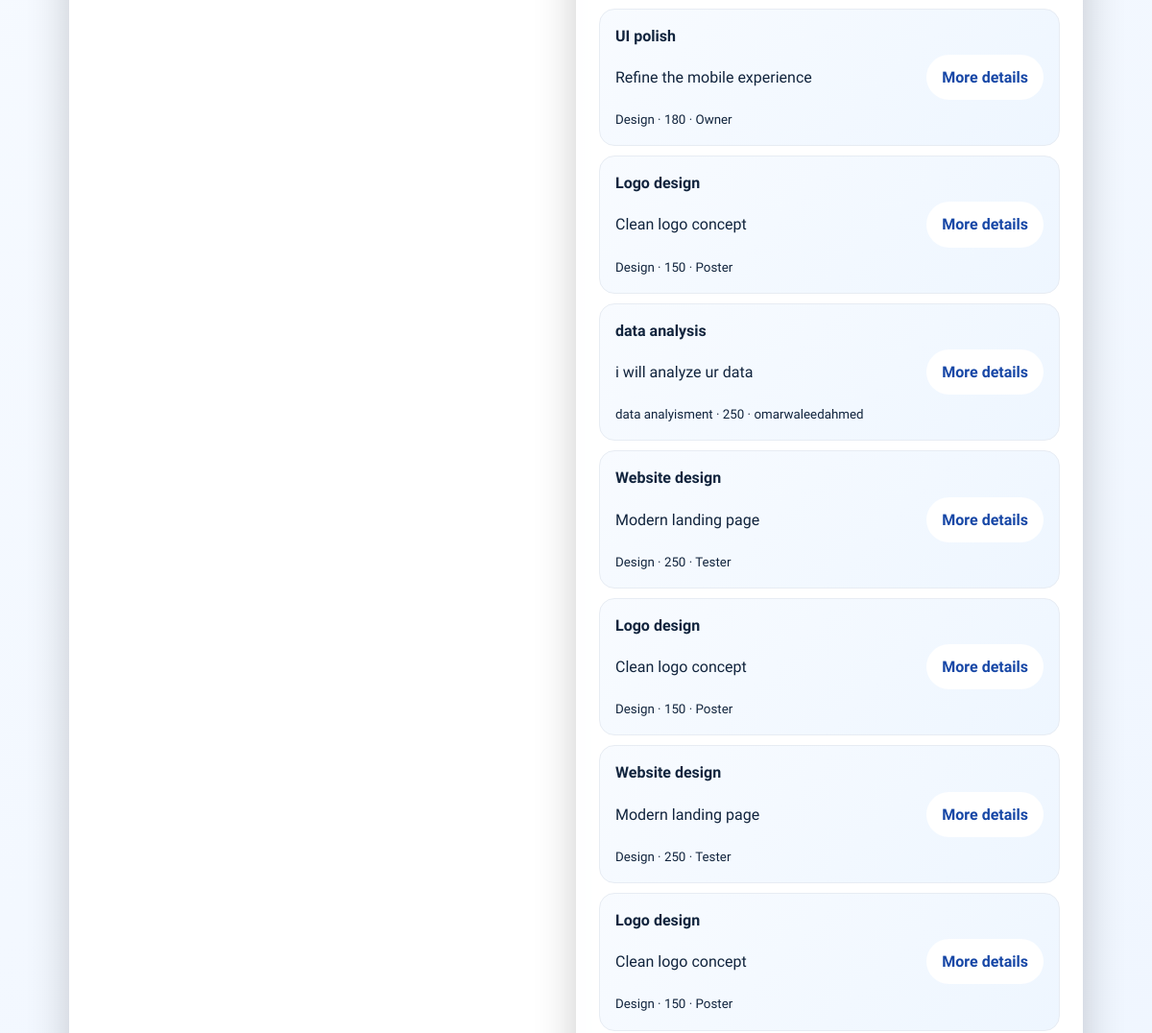
Page /jobs (signed in, middle part) on the earlier database version.
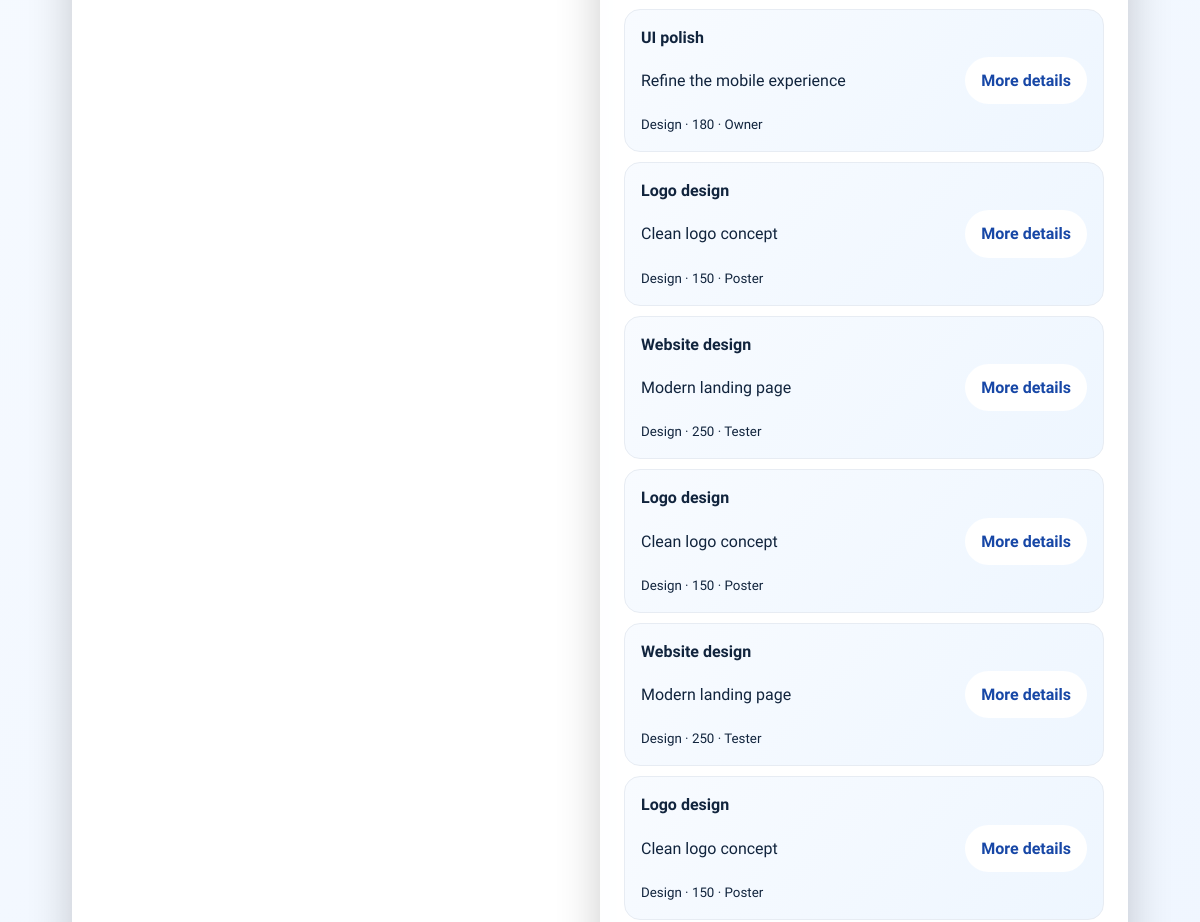
Same page on the later database version.
### tables this page shows
CREATE TABLE jobs (
                id INTEGER PRIMARY KEY AUTOINCREMENT,
                user_id INTEGER NOT NULL,
                title TEXT NOT NULL,
                description TEXT NOT NULL,
                category TEXT NOT NULL,
                budget TEXT,
                location TEXT,
                created_at TEXT NOT NULL DEFAULT CURRENT_TIMESTAMP, views_count INTEGER NOT NULL DEFAULT 0,
                FOREIGN KEY(user_id) REFERENCES users(id) ON DELETE CASCADE
            );

CREATE TABLE users (
                id INTEGER PRIMARY KEY AUTOINCREMENT,
                username TEXT UNIQUE NOT NULL,
                email TEXT UNIQUE NOT NULL,
                password_hash TEXT NOT NULL,
                role TEXT NOT NULL DEFAULT 'freelancer',
                full_name TEXT,
                is_admin INTEGER NOT NULL DEFAULT 0,
                is_verified INTEGER NOT NULL DEFAULT 0,
                language TEXT NOT NULL DEFAULT 'ar',
                created_at TEXT NOT NULL DEFAULT CURRENT_TIMESTAMP
            , looking_for TEXT, visit_count INTEGER NOT NULL DEFAULT 0, is_banned INTEGER NOT NULL DEFAULT 0, google_id TEXT, email_verified INTEGER NOT NULL DEFAULT 0);

### website/views.py (the view, shortened to what this page needs)
@views.route('/jobs', methods=['GET', 'POST'])
@login_required
def jobs():
    user = get_user_by_id(session['user_id'])
    if not user or user['is_admin']:
        return redirect(url_for('views.admin'))
    job_list = get_all_jobs()
    context = build_context()
    context.update({'jobs': job_list})
    return render_template('jobs.html', **context)

### website/i18n.py (called while the page is built, shortened)
def get_lang():
    if 'lang' in session:
        return session['lang']

### website/models.py (called while the page is built)
def get_db():
    conn = sqlite3.connect(DB_PATH)
    conn.row_factory = sqlite3.Row
    conn.execute('PRAGMA foreign_keys = ON')
    return conn

def get_user_by_id(user_id):
    with get_db() as conn:
        return conn.execute('SELECT * FROM users WHERE id = ?', (user_id,)).fetchone()

def increment_user_visit(user_id):
    with get_db() as conn:
        conn.execute('UPDATE users SET visit_count = COALESCE(visit_count, 0) + 1 WHERE id = ?', (user_id,))
        visit_count = conn.execute('SELECT visit_count FROM users WHERE id = ?', (user_id,)).fetchone()
        return visit_count['visit_count'] if visit_count else 0

### website/views.py (called while the page is built)
def login_required(view_func):
    @wraps(view_func)
    def wrapped_view(*args, **kwargs):
        if not session.get('user_id'):
            flash('Please log in to continue.', 'warning')
            return redirect(url_for('auth.login'))
        return view_func(*args, **kwargs)
    return wrapped_view

### website/templates/jobs.html (shortened to what this page needs)
{% extends 'layout.html' %}
{% block content %}
<section class="dashboard-shell">
    <div class="dashboard-card">
    </div>
    <div class="dashboard-card">
        {% for job in jobs %}
        <div class="request-item service-card">
            <div>
                <strong>{{ job.title }}</strong>
                <p>{{ job.description }}</p>
                <small>{{ job.category }} · {{ job.budget or 'TBD' }} · {{ job.full_name or job.username }}</small>
            </div>
            <a class="btn btn-light" href="{{ url_for('views.job_detail', job_id=job.id) }}">{{ 'المزيد من التفاصيل' if lang == 'ar' else 'More details' }}</a>
        </div>
        {% else %}
        <p>{{ 'لا توجد خدمات بعد.' if lang == 'ar' else 'No services yet.' }}</p>
        {% endfor %}
    </div>
</section>
{% endblock %}

Differences in the rows shown:
removed jobs: title "data analysis", description "i will analyze ur data", category "data analyisment", budget "250", full_name "omarwaleedahmed", value "More details"
